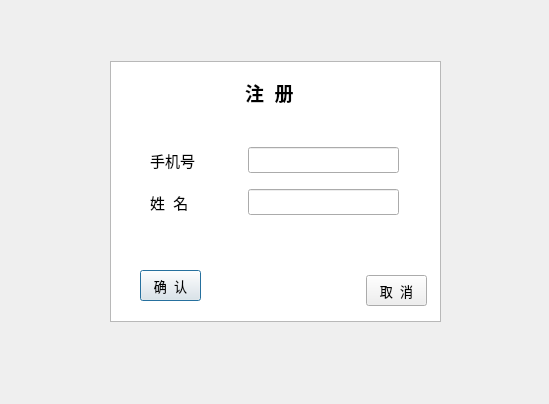
<?xml version="1.0" encoding="UTF-8"?>
<ui version="4.0">
 <class>RegisterDialog</class>
 <widget class="QDialog" name="RegisterDialog">
  <property name="geometry">
   <rect>
    <x>0</x>
    <y>0</y>
    <width>549</width>
    <height>404</height>
   </rect>
  </property>
  <property name="font">
   <font>
    <pointsize>7</pointsize>
   </font>
  </property>
  <property name="windowTitle">
   <string>注册</string>
  </property>
  <widget class="QLineEdit" name="le_phone">
   <property name="geometry">
    <rect>
     <x>248</x>
     <y>147</y>
     <width>151</width>
     <height>26</height>
    </rect>
   </property>
  </widget>
  <widget class="QLabel" name="label_phone">
   <property name="geometry">
    <rect>
     <x>150</x>
     <y>140</y>
     <width>61</width>
     <height>41</height>
    </rect>
   </property>
   <property name="font">
    <font>
     <pointsize>11</pointsize>
    </font>
   </property>
   <property name="text">
    <string>手机号</string>
   </property>
  </widget>
  <widget class="QLabel" name="label_n">
   <property name="geometry">
    <rect>
     <x>150</x>
     <y>182</y>
     <width>61</width>
     <height>41</height>
    </rect>
   </property>
   <property name="font">
    <font>
     <pointsize>11</pointsize>
    </font>
   </property>
   <property name="text">
    <string>姓  名</string>
   </property>
  </widget>
  <widget class="QLineEdit" name="le_name">
   <property name="geometry">
    <rect>
     <x>248</x>
     <y>189</y>
     <width>151</width>
     <height>26</height>
    </rect>
   </property>
  </widget>
  <widget class="QGraphicsView" name="graphicsView">
   <property name="geometry">
    <rect>
     <x>110</x>
     <y>61</y>
     <width>331</width>
     <height>261</height>
    </rect>
   </property>
  </widget>
  <widget class="QPushButton" name="bt_confirm">
   <property name="geometry">
    <rect>
     <x>140</x>
     <y>270</y>
     <width>61</width>
     <height>31</height>
    </rect>
   </property>
   <property name="font">
    <font>
     <pointsize>10</pointsize>
    </font>
   </property>
   <property name="text">
    <string>确  认</string>
   </property>
  </widget>
  <widget class="QPushButton" name="bt_abort">
   <property name="geometry">
    <rect>
     <x>366</x>
     <y>275</y>
     <width>61</width>
     <height>31</height>
    </rect>
   </property>
   <property name="font">
    <font>
     <pointsize>10</pointsize>
    </font>
   </property>
   <property name="text">
    <string>取  消</string>
   </property>
  </widget>
  <widget class="QLabel" name="label_register">
   <property name="geometry">
    <rect>
     <x>245</x>
     <y>77</y>
     <width>81</width>
     <height>31</height>
    </rect>
   </property>
   <property name="font">
    <font>
     <pointsize>14</pointsize>
     <weight>75</weight>
     <bold>true</bold>
     <stylestrategy>PreferAntialias</stylestrategy>
    </font>
   </property>
   <property name="text">
    <string>注  册</string>
   </property>
  </widget>
  <zorder>graphicsView</zorder>
  <zorder>le_phone</zorder>
  <zorder>label_phone</zorder>
  <zorder>label_n</zorder>
  <zorder>le_name</zorder>
  <zorder>bt_confirm</zorder>
  <zorder>bt_abort</zorder>
  <zorder>label_register</zorder>
 </widget>
 <resources/>
 <connections/>
</ui>
